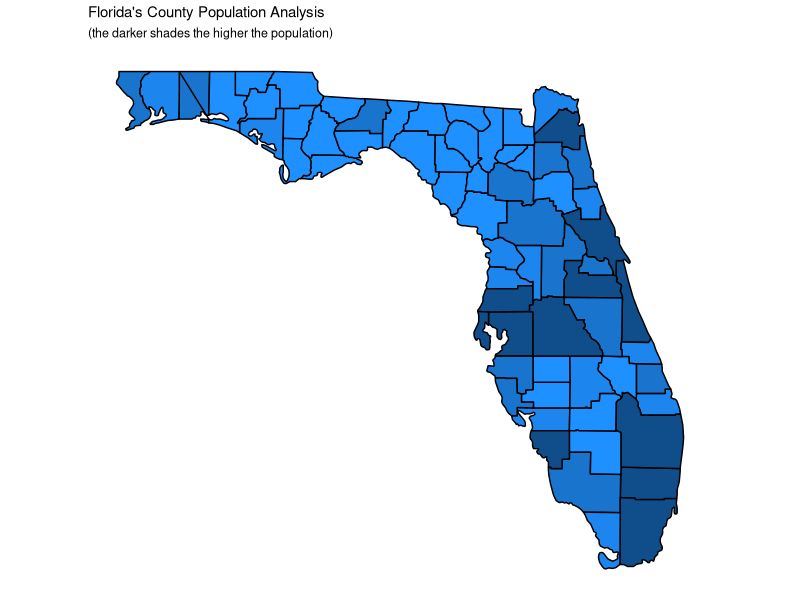

Write R code to recreate this figure.
# Input load. Please do not change #
setwd("C:/Users/ryanw/OneDrive - Diesel Analytics/Professional/Clients/Apress/Book/Part2_ShapingData/Chapter09/Map")
`dataset` = read.csv('input.csv', check.names = FALSE, encoding = "UTF-8", blank.lines.skip = FALSE);
# Original Script. Please update your script content here and once completed copy below section back to the original editing window #
# The following code to create a dataframe and remove duplicated rows is always executed and acts as a preamble for your script: 

# dataset <- data.frame(Index, lat, long, County, Total Population)
# dataset <- unique(dataset)

# Paste or type your script code here:
library(tidyverse)
library(ggthemes)

currentColumns <- sort(colnames(dataset))
requiredColumns <- c("County", "Index", "lat", "long", "State", "Total Population")
columnTest <- isTRUE(all.equal(currentColumns, requiredColumns))
state <- str_to_title(unique(dataset$State))

if (length(state) == 1 & columnTest) {

  chartTitle <- paste0(state, "'s County Population Analysis")
  subTitle <- "(the darker shades the higher the population)"
  
  chartdata <-
    dataset %>%
    mutate(quintile = factor(ntile(`Total Population`, 5)))

  # http://www.stat.columbia.edu/~tzheng/files/Rcolor.pdf
  quintileColors <-
    c(
      "1" = "dodgerblue",
      "2" = "dodgerblue1",
      "3" = "dodgerblue2",
      "4" = "dodgerblue3",
      "5" = "dodgerblue4"
    )
  
  ggplot(chartdata, aes(long, lat, group = County, fill = quintile)) +
    geom_polygon(show.legend = FALSE, color = "black") +
    scale_x_continuous(name = NULL, labels = NULL, breaks = NULL) +
    scale_y_continuous(name = NULL, labels = NULL, breaks = NULL) +  
    scale_fill_manual(values = quintileColors) +
    coord_quickmap() + 
    ggtitle(chartTitle, subtitle = subTitle) +
    theme_map()
  
} else {
 
  plot.new()
  title("The data supplied did not meet the requirements of the chart.")

}